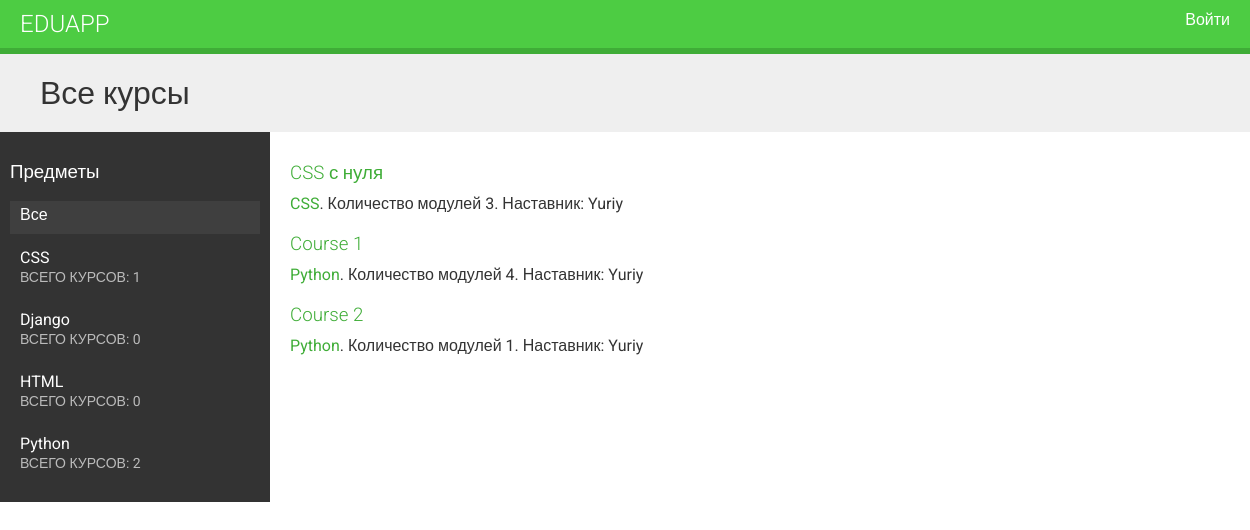
The page / on the database its author committed.
### courses/models.py (models this page shows, shortened)
class Subject(models.Model):
    title = models.CharField(max_length=200)
    slug = models.SlugField(max_length=200, unique=True)
    class Meta:
        ordering = ['title']
    def __str__(self):
        return self.title

class Course(models.Model):
    owner = models.ForeignKey(User, related_name='courses_created', on_delete=models.CASCADE)
    subject = models.ForeignKey(Subject, related_name='courses', on_delete=models.CASCADE)
    title = models.CharField(max_length=200)
    slug = models.SlugField(max_length=200, unique=True)
    overview = models.TextField()
    created = models.DateTimeField(auto_now_add=True)
    students = models.ManyToManyField(User, related_name='courses_joined', blank=True)
    class Meta:
        ordering = ['-created']

### courses/views.py (the view)
# urls.py: path('', CourseListView.as_view(), name='course_list'),
class CourseListView(TemplateResponseMixin, View):
    model = Course
    template_name = 'courses/course/list.html'
    def get(self, request, subject=None):
        subjects = cache.get('all_subjects')
        if not subjects:
            subjects = Subject.objects.annotate(total_courses=Count('courses'))
        cache.set('all_subjects', subjects)
        all_courses = Course.objects.annotate(total_modules=Count('modules'))
        if subject:
            subject = get_object_or_404(Subject, slug=subject)
            key = f'subject_{subject.id}_courses'
            courses = cache.get(key)
            if not courses:
                courses = all_courses.filter(subject=subject)
                cache.set(key, courses)
        else:
            courses = cache.get('all_courses')
            if not courses:
                courses = all_courses
                cache.set('all_courses', courses)
        return self.render_to_response({'subjects': subjects, 'subject': subject, 'courses': courses})

### courses/templates/courses/course/list.html (shortened to what this page needs)
{% extends "base.html" %}
{% block content %}
<h1>
    {% if subject %}
    {{ subject.title }} Курсы
    {% else %}
    Все курсы
    {% endif %}
</h1>
<div class="contents">
    <h3>Предметы</h3>
    <ul id="modules">
        <li {% if not subject %}class="selected" {% endif %}>
            <a href="{% url 'course_list' %}">Все</a>
        </li>
        {% for s in subjects %}
        <li {% if subject == s %}class="selected" {% endif %}>
            <a href="{% url 'course_list_subject' s.slug %}">
                {{ s.title }}
                <br>
                <span>
                Всего курсов: {{ s.total_courses }}
                </span>
            </a>
        </li>
        {% endfor %}
    </ul>
</div>
<div class="module">
    {% for course in courses %}
    {% with subject=course.subject %}
    <h3>
        <a href="{% url 'course_detail' course.slug %}">
            {{ course.title }}
        </a>
    </h3>
    <p>
        <a href="{% url 'course_list_subject' subject.slug %}">{{ subject }}</a>.
        Количество модулей {{ course.total_modules }}.
        Наставник: {{ course.owner.get_full_name }}
    </p>
    {% endwith %}
    {% endfor %}
</div>
{% endblock %}

### courses/templates/base.html (shortened to what this page needs)
<!DOCTYPE html>
{% load static %}
<html>
<head>
    <link href="{% static 'css/base.css' %}" rel="stylesheet">
</head>
<body>
<div id="header">
    <a href="/" class="logo">eduApp</a>
    <ul class="menu">
        {% if request.user.is_authenticated %}
        <li><a href="{% url 'logout' %}">Выйти</a></li>
        {% else %}
        <li><a href="{% url 'login' %}">Войти</a></li>
        {% endif %}
    </ul>
</div>
<div id="content">
    {% block content %}
    {% endblock %}
</div>
</body>
</html>

### courses/static/CSS/base.css (style rules this page uses)
body { margin:0; font-family:'Roboto', sans-serif; font-weight:400; color:#333; }
a { color:#3fad37; text-decoration:none; }
ul { float:left; }
h1, h2, h3, h4, h5, h6 { font-family:'Roboto', sans-serif; font-weight:300; }
h1 { background:#efefef; width:100%; overflow:auto; padding:20px 0 20px 40px; margin:0; }
.module { padding:10px 20px; float:left; width:600px; }
.module h3 { margin:20px 0 0; padding:0; width:100%; }
.module p { margin:10px 0 20px; width:100%; float:left; }
#header { background:#4dcc43; overflow:auto; padding:10px 20px; border-bottom:6px solid #3fad37; }
#header .logo { text-decoration:none; font-family:'Roboto', sans-serif; font-weight:300; text-transform:uppercase; font-size:24px; color:#fff; float:left; }
#header a { color:#fff; }
#header .menu { list-style:none; float:right; margin:0; padding:0; }
.contents { width:20%; padding:10px; float:left; background:#333; color: #fff; font-family:'Roboto', sans-serif; }
.contents ul { list-style:none; margin:0; padding:0; width:100%; }
.contents ul li { margin:0 0 10px 0; padding:4px 10px 10px; overflow:auto; cursor:move; }
.contents ul li.selected { background:#3f3f3f; }
.contents ul span { text-transform:uppercase; color:#bbb; font-size:14px; }
.contents ul a { display:block; color:#fff; text-decoration:none; }

### rows shown on the page
Subject: title "CSS", total_courses "1"
Subject: title "Django", total_courses "0"
Subject: title "HTML", total_courses "0"
Subject: title "Python", total_courses "2"
Course: title "CSS с нуля", subject "CSS", total_modules "3", owner.get_full_name "Yuriy"
Course: title "Course 1", subject "Python", total_modules "4", owner.get_full_name "Yuriy"
Course: title "Course 2", subject "Python", total_modules "1", owner.get_full_name "Yuriy"
